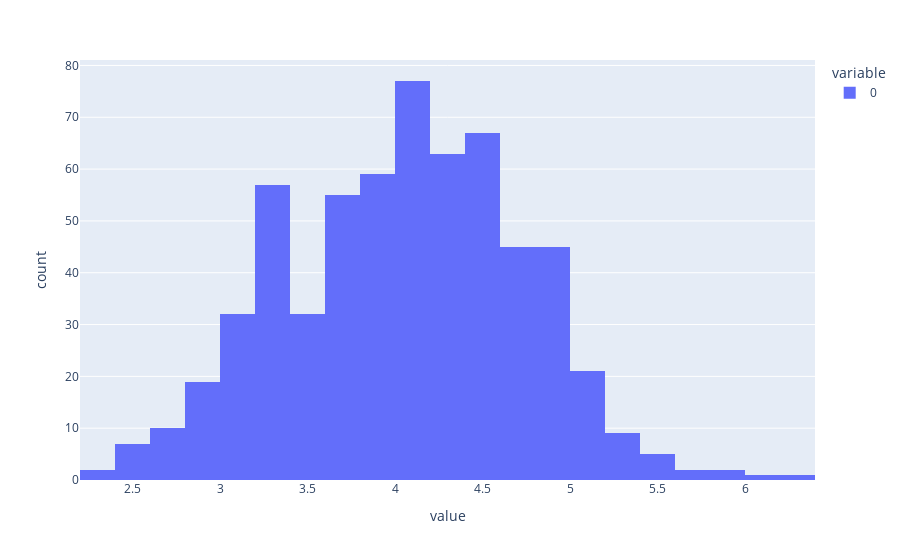

Notebook source saved alongside this figure:
### Code cell
e = model.embeddings.weight.detach().numpy()
import numpy as np
import plotly.express as px
px.histogram(np.linalg.norm(e, axis=1))

### Figure 1 — Plotly figure (JSON) as saved in the notebook; plotly's stock layout.template omitted (floating-point values rounded to 4 significant figures; data arrays with more than 128 entries replaced by an {"elided": "..."} marker saying what was removed)
{"data": [{"alignmentgroup": "True", "bingroup": "x", "hovertemplate": "variable=0<br>value=%{x}<br>count=%{y}<extra></extra>", "legendgroup": "0", "marker": {"color": "#636efa", "pattern": {"shape": ""}}, "name": "0", "offsetgroup": "0", "orientation": "v", "showlegend": true, "type": "histogram", "x": {"elided": "611 float values"}, "xaxis": "x", "yaxis": "y"}], "layout": {"barmode": "relative", "legend": {"title": {"text": "variable"}, "tracegroupgap": 0}, "margin": {"t": 60}, "xaxis": {"anchor": "y", "domain": [0, 1], "title": {"text": "value"}}, "yaxis": {"anchor": "x", "domain": [0, 1], "title": {"text": "count"}}}}
